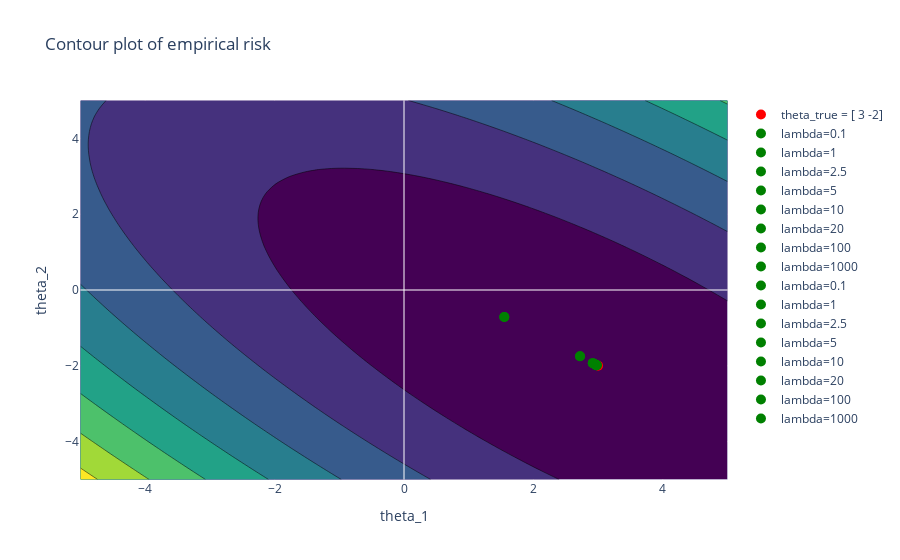

Here is the notebook cell this chart was saved with:
### Markdown cell above
### Adding thetas to the contour plot

### Code cell
lambdas_do_display = [0.1, 1, 2.5, 5, 10, 20, 100, 1000]

for lmbda in lambdas_do_display:
    df_thetas_per_lambda_lmbda = filter_lambda_closest(df_thetas_per_lambda, lmbda)
    fig_cont_plot.add_trace(go.Scatter(
        x=df_thetas_per_lambda_lmbda['theta_1'],
        y=df_thetas_per_lambda_lmbda['theta_2'],
        mode='markers',
        marker=dict(size=10, color='green'),
        name=f'lambda={lmbda}'
    ))
    
fig_cont_plot.show()

### Figure 1 — Plotly figure (JSON) as saved in the notebook; plotly's stock layout.template omitted (floating-point values rounded to 4 significant figures; data arrays with more than 128 entries replaced by an {"elided": "..."} marker saying what was removed)
{"data": [{"colorscale": [[0, "#440154"], [0.1111, "#482878"], [0.2222, "#3e4989"], [0.3333, "#31688e"], [0.4444, "#26828e"], [0.5556, "#1f9e89"], [0.6667, "#35b779"], [0.7778, "#6ece58"], [0.8889, "#b5de2b"], [1, "#fde725"]], "showscale": false, "type": "contour", "x": [-5, -4.796, -4.592, -4.388, -4.184, -3.98, -3.776, -3.571, -3.367, -3.163, -2.959, -2.755, -2.551, -2.347, -2.143, -1.939, -1.735, -1.531, -1.327, -1.122, -0.9184, -0.7143, -0.5102, -0.3061, -0.102, 0.102, 0.3061, 0.5102, 0.7143, 0.9184, 1.122, 1.327, 1.531, 1.735, 1.939, 2.143, 2.347, 2.551, 2.755, 2.959, 3.163, 3.367, 3.571, 3.776, 3.98, 4.184, 4.388, 4.592, 4.796, 5], "y": [-5, -4.796, -4.592, -4.388, -4.184, -3.98, -3.776, -3.571, -3.367, -3.163, -2.959, -2.755, -2.551, -2.347, -2.143, -1.939, -1.735, -1.531, -1.327, -1.122, -0.9184, -0.7143, -0.5102, -0.3061, -0.102, 0.102, 0.3061, 0.5102, 0.7143, 0.9184, 1.122, 1.327, 1.531, 1.735, 1.939, 2.143, 2.347, 2.551, 2.755, 2.959, 3.163, 3.367, 3.571, 3.776, 3.98, 4.184, 4.388, 4.592, 4.796, 5], "z": {"elided": "50x50 float values"}}, {"marker": {"color": "red", "size": 10}, "mode": "markers", "name": "theta_true = [ 3 -2]", "type": "scatter", "x": [3], "y": [-2]}, {"marker": {"color": "green", "size": 10}, "mode": "markers", "name": "lambda=0.1", "type": "scatter", "x": [2.978], "y": [-1.985]}, {"marker": {"color": "green", "size": 10}, "mode": "markers", "name": "lambda=1", "type": "scatter", "x": [2.975], "y": [-1.983]}, {"marker": {"color": "green", "size": 10}, "mode": "markers", "name": "lambda=2.5", "type": "scatter", "x": [2.97], "y": [-1.979]}, {"marker": {"color": "green", "size": 10}, "mode": "markers", "name": "lambda=5", "type": "scatter", "x": [2.963], "y": [-1.972]}, {"marker": {"color": "green", "size": 10}, "mode": "markers", "name": "lambda=10", "type": "scatter", "x": [2.948], "y": [-1.957]}, {"marker": {"color": "green", "size": 10}, "mode": "markers", "name": "lambda=20", "type": "scatter", "x": [2.918], "y": [-1.93]}, {"marker": {"color": "green", "size": 10}, "mode": "markers", "name": "lambda=100", "type": "scatter", "x": [2.721], "y": [-1.746]}, {"marker": {"color": "green", "size": 10}, "mode": "markers", "name": "lambda=1000", "type": "scatter", "x": [1.55], "y": [-0.7135]}, {"marker": {"color": "green", "size": 10}, "mode": "markers", "name": "lambda=0.1", "type": "scatter", "x": [2.978], "y": [-1.985]}, {"marker": {"color": "green", "size": 10}, "mode": "markers", "name": "lambda=1", "type": "scatter", "x": [2.975], "y": [-1.983]}, {"marker": {"color": "green", "size": 10}, "mode": "markers", "name": "lambda=2.5", "type": "scatter", "x": [2.97], "y": [-1.979]}, {"marker": {"color": "green", "size": 10}, "mode": "markers", "name": "lambda=5", "type": "scatter", "x": [2.963], "y": [-1.972]}, {"marker": {"color": "green", "size": 10}, "mode": "markers", "name": "lambda=10", "type": "scatter", "x": [2.948], "y": [-1.957]}, {"marker": {"color": "green", "size": 10}, "mode": "markers", "name": "lambda=20", "type": "scatter", "x": [2.918], "y": [-1.93]}, {"marker": {"color": "green", "size": 10}, "mode": "markers", "name": "lambda=100", "type": "scatter", "x": [2.721], "y": [-1.746]}, {"marker": {"color": "green", "size": 10}, "mode": "markers", "name": "lambda=1000", "type": "scatter", "x": [1.55], "y": [-0.7135]}], "layout": {"shapes": [{"line": {"color": "white", "width": 1}, "type": "line", "x0": -5, "x1": 5, "y0": 0, "y1": 0}, {"line": {"color": "white", "width": 1}, "type": "line", "x0": 0, "x1": 0, "y0": -5, "y1": 5}], "title": {"text": "Contour plot of empirical risk"}, "xaxis": {"title": {"text": "theta_1"}}, "yaxis": {"title": {"text": "theta_2"}}}}
